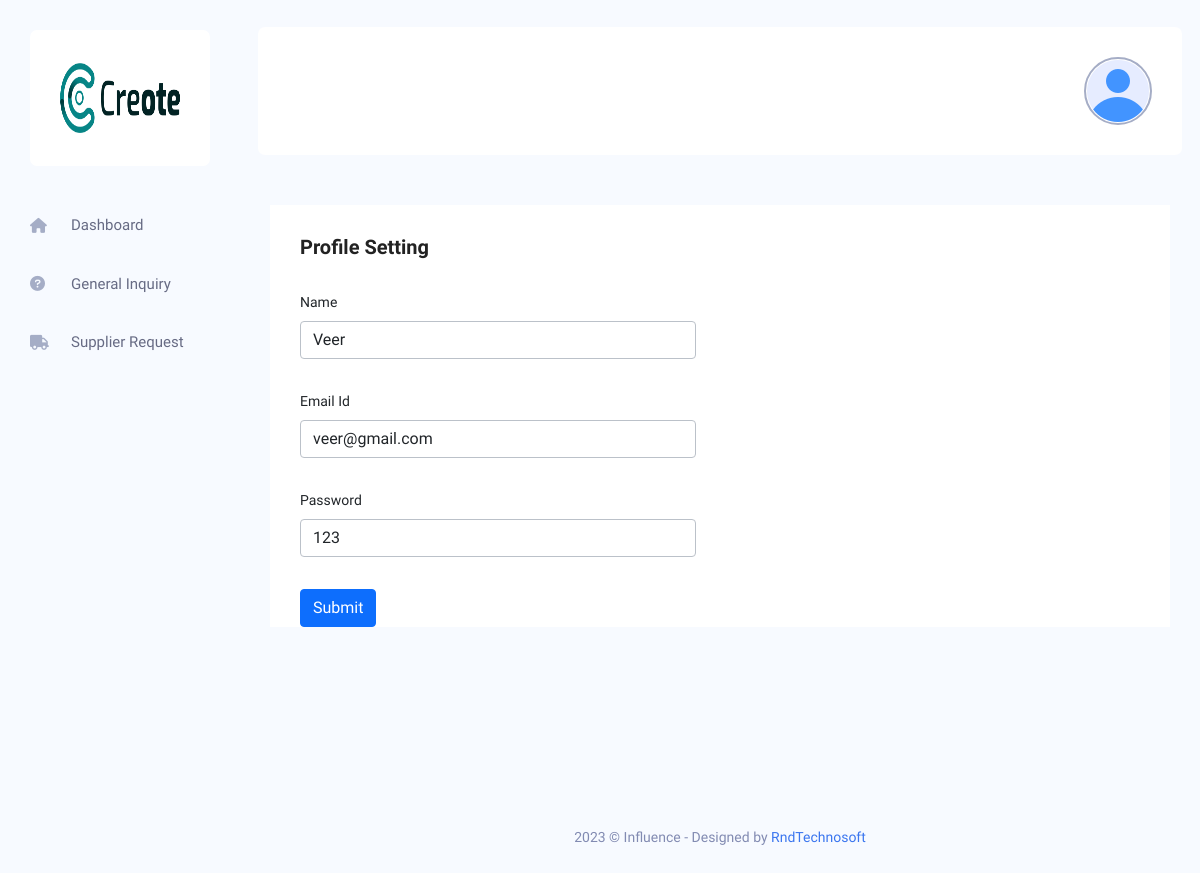
Screenshot of /admin/profile-setting.php (signed in) with the database file from the repository.
### tables this page shows
CREATE TABLE `tbl_footer_setting` (
  `id` int(11) UNSIGNED NOT NULL,
  `name` varchar(190) NOT NULL,
  `logo` varchar(190) NOT NULL,
  `alt_tag` varchar(191) NOT NULL,
  `background_image` text NOT NULL,
  `alt_tag1` varchar(191) NOT NULL,
  `about_us_des` varchar(250) NOT NULL,
  `facebook_link` varchar(191) NOT NULL,
  `twitter_link` varchar(191) NOT NULL,
  `instagram_link` varchar(191) NOT NULL,
  `youtube_link` varchar(191) NOT NULL,
  `create_at` timestamp NOT NULL DEFAULT current_timestamp(),
  `update_at` timestamp NULL DEFAULT NULL ON UPDATE current_timestamp()
);

CREATE TABLE `tbl_user` (
  `id` int(11) NOT NULL,
  `name` varchar(190) NOT NULL,
  `email` varchar(254) NOT NULL,
  `password` varchar(255) NOT NULL,
  `dept_id` int(11) UNSIGNED NOT NULL,
  `role_id` int(11) UNSIGNED NOT NULL,
  `mobile_no` int(10) NOT NULL,
  `description` text NOT NULL,
  `emp_status` int(11) NOT NULL DEFAULT 1,
  `created_at` timestamp NOT NULL DEFAULT current_timestamp(),
  `updated_at` timestamp NULL DEFAULT NULL ON UPDATE current_timestamp()
);

### admin/profile-setting.php (the view, shortened to what this page needs)
<?php
include 'includes/header.php';
?>
<?php
include 'includes/side-bar.php';
?>
<?php include 'includes/top-bar.php';
?>
<div class="main_content_iner ">
    <div class="container-fluid plr_30 body_white_bg pt_30">
        <div class="row justify-content-center">
            <div class="col-12">
                <div class="QA_section">
                    <div class="white_box_tittle list_header">
                        <h4>Profile Setting</h4>
                    </div>
                    <form class="" method="post">
                        <?php
                        $userId = $_SESSION['admin_id'];
                        $select = 'SELECT * FROM tbl_user WHERE id = "' . $userId . '" LIMIT 1';
                        $result = mysqli_query($conn, $select);
                        while ($row = mysqli_fetch_assoc($result)) {
                        ?>
                            <div class="mb-3 row col-12">
                                <div class="mb-3 col-lg-6">
                                    <label for="name" class="form-label">Name </label>
                                    <input type="text" class="form-control" id="name" aria-describedby="name" name="name" value="<?php echo $row['name']; ?>">
                                </div>
                            </div>
                            <div class="mb-3 row col-12">
                                <div class="mb-3 col-lg-6">
                                    <label for="email_id" class="form-label">Email Id</label>
                                    <input type="text" class="form-control" id="email_id" aria-describedby="email_id" name="email_id" value="<?php echo $row['email']; ?>">
                                </div>
                            </div>
                            <div class="mb-3 row col-12">
                                <div class="mb-3 col-lg-6">
                                    <label for="password" class="form-label"> Password </label>
                                    <input type="text" class="form-control" id="password" aria-describedby="password" name="password" value="<?php echo $row['password']; ?>">
                                </div>
                            </div>
                            <button type="submit" class="btn btn-primary" value="update" name="update">Submit</button>
                    </form>
                <?php } ?>
                </div>
            </div>
        </div>
    </div>
</div>
<?php
include 'includes/footer.php';
?>

### admin/includes/side-bar.php (shortened to what this page needs)
<?php
$select = "SELECT * FROM tbl_footer_setting WHERE id = 1";
$footerl = mysqli_query($conn, $select);
$sidebarlogo = mysqli_fetch_assoc($footerl);
?>
<nav class="sidebar">
    <div class="logo d-flex justify-content-between">
        <a href="home.php"><img src="./images/footer/<?php echo $sidebarlogo['logo']; ?>" height="70" width="70" alt="<?php echo $sidebarlogo['alt_tag']; ?>"></a>
    </div>
    <ul id="sidebar_menu">
        <li class="">
            <a class="" href="home.php" aria-expanded="false">
               <i class="fa-solid fa-house"></i>
                <span>Dashboard</span>
            </a>
        </li>
         <li class="">
            <a class="" href="manage-general-inquiry.php" aria-expanded="false">
                <i class="fa-solid fa-circle-question"></i>
                <span>General Inquiry</span>
            </a>
        </li>
         <li class="">
            <a class="" href="manage-supplier-request.php" aria-expanded="false">
                <i class="fas fa-truck"></i>
                <span>Supplier Request</span>
            </a>
        </li>
    </ul>
</nav>

### rows the page displays
tbl_footer_setting: logo (placeholder picture)
tbl_user: name "Veer", email_id "veer@gmail.com", password "123"
